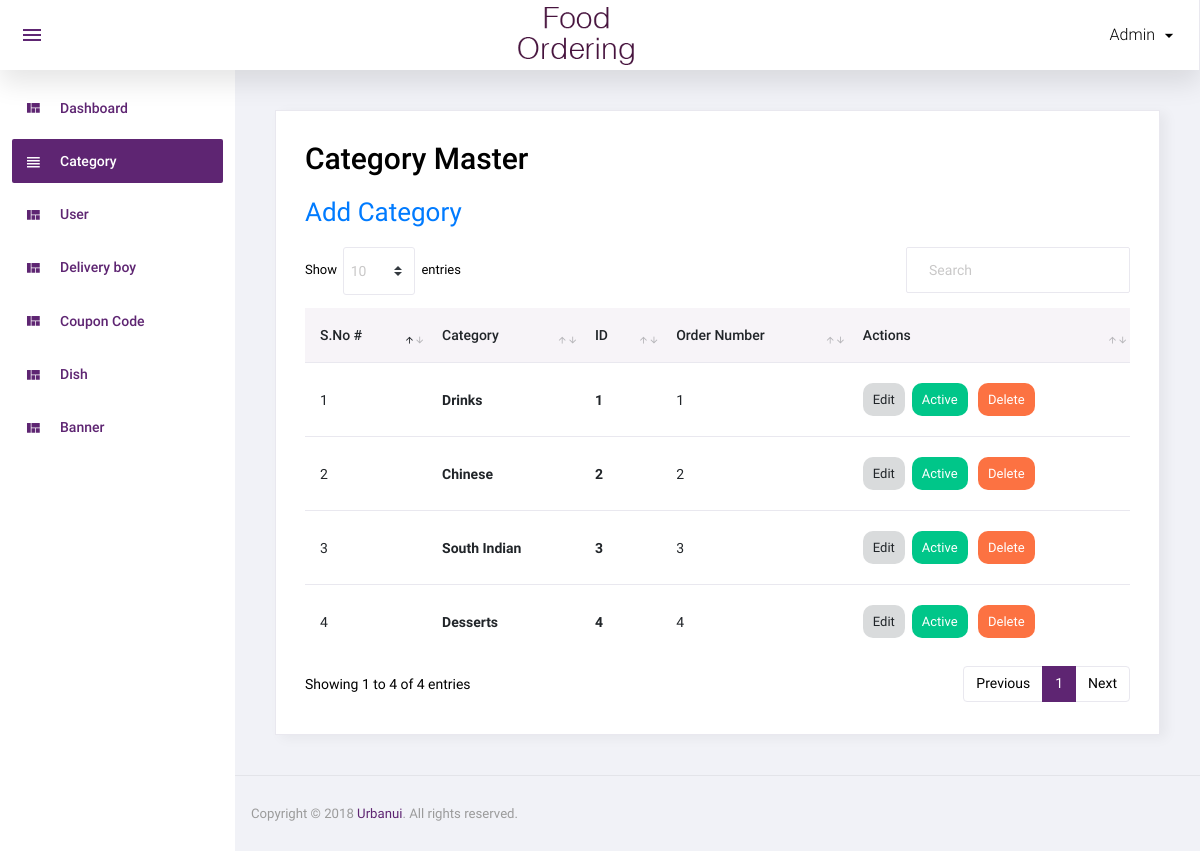
The app's page /admin/category.php (signed in) with its own data.
### tables this page shows
CREATE TABLE `category` (
  `id` int(11) NOT NULL,
  `category` varchar(50) NOT NULL,
  `order_number` int(11) NOT NULL,
  `status` int(11) NOT NULL,
  `added_on` datetime NOT NULL
);

### admin/category.php (the view, shortened to what this page needs)
 <?php
include ('top.php');
$sql="select * from category order by order_number";
$res=mysqli_query($con,$sql);
?>
<div class="card">
    <div class="card-body">
        <h1 class="grid_title">Category Master</h1>
        <a href="manage_category.php" class="add_link">Add Category</a>
        <div class="row grid_box">
            <div class="col-12">
                <div class="table-responsive">
                    <table id="order-listing" class="table">
                        <thead>
                            <tr>
                                <th width="">S.No #</th>
                                <th width="">Category</th>
                                <th width="">ID</th>
                                <th width="">Order Number</th>
                                <th width="">Actions</th>
                            </tr>
                        </thead>
                        <tbody>
                  <?php if(mysqli_num_rows($res)>0){
						$i=1;
						while($row=mysqli_fetch_assoc($res)){
						?>
                            <tr>
                                <td><?php echo $i?></td>
                                <td><b><?php echo $row['category']?></b></td>
                                <td><b><?php echo $row['id']?></b></td>
                                <td><?php echo $row['order_number']?></td>
                                <td>
                                    <a href="manage_category.php?id=<?php echo $row['id']?>"><label
                                            class="badge badge-secondary  hand_cursor ">Edit</label></a>&nbsp;
                                    <?php
								if($row['status']){
								?>
                                    <a href="?id=<?php echo $row['id']?>&type=deactive"><label
                                            class="badge badge-success hand_cursor ">Active</label></a>
                                    <?php
								}else{
								?>
                                    <a href="?id=<?php echo $row['id']?>&type=active"><label
                                            class="badge badge-info hand_cursor ">Deactive</label></a>
                                    <?php
								}
								?>
                                    <a href="?id=<?php echo $row['id']?>&type=delete"><label
                                            class="badge badge-danger delete_red hand_cursor ">Delete</label></a>
                                </td>
                            </tr>
                            <?php
						$i++;
						} } else { ?>
                            <tr>
                                <td colspan="5" style = "text-align:center" >No data found</td>
                            </tr>
                            <?php } ?>
                        </tbody>
                    </table>
                </div>
            </div>
        </div>
    </div>
</div>
<?php include('footer.php');?>

### admin/top.php (shortened to what this page needs)
<!DOCTYPE html>
<html lang="en">
<head>
    <link rel="stylesheet" href="assets/css/materialdesignicons.min.css">
    <link rel="stylesheet" href="assets/css/vendor.bundle.base.css">
    <link rel="stylesheet" href="assets/css/dataTables.bootstrap4.css">
    <link rel="stylesheet" href="assets/css/bootstrap-datepicker.min.css">
    <link rel="stylesheet" href="assets/css/style.css">
</head>
<body class="sidebar-light">
    <div class="container-scroller">
        <nav class="navbar col-lg-12 col-12 p-0 fixed-top d-flex flex-row">
            <div class="navbar-menu-wrapper d-flex align-items-stretch justify-content-between ">
                <ul class="navbar-nav mr-lg-2 d-none d-lg-flex">
                    <li class="nav-item nav-toggler-item">
                        <button class="navbar-toggler align-self-center" type="button" data-toggle="minimize">
                            <span class="mdi mdi-menu"></span>
                        </button>
                    </li>
                </ul>
                <div class="text-center navbar-brand-wrapper d-flex align-items-center justify-content-center">
                    <a class="navbar-brand brand-logo" href="index.php"><img src="assets/images/logo.png" alt="logo" /></a>
                </div>
                <ul class="navbar-nav navbar-nav-right">
                    <li class="nav-item nav-profile dropdown">
                        <a class="nav-link dropdown-toggle" href="#" data-toggle="dropdown" id="profileDropdown">
                            <span class="nav-profile-name"><?php echo  $_SESSION['ADMIN_USER'] ?></span>
                        </a>
                    </li>
                </ul>
            </div>
        </nav>
        <div class="container-fluid page-body-wrapper">
            <nav class="sidebar sidebar-offcanvas" id="sidebar">
                <ul class="nav">
                    <li class="nav-item">
                        <a class="nav-link" href="index.php">
                            <i class="mdi mdi-view-quilt menu-icon"></i>
                            <span class="menu-title">Dashboard</span>
                        </a>
                    </li>
                    <li class="nav-item">
                        <a class="nav-link" href="category.php">
                            <i class="mdi mdi-view-headline menu-icon"></i>
                            <span class="menu-title">Category</span>
                        </a>
                    </li>
                    <li class="nav-item">
                        <a class="nav-link" href="user.php">
                            <i class="mdi mdi-view-quilt menu-icon"></i>
                            <span class="menu-title">User</span>
                        </a>
                    </li>
                    <li class="nav-item">
                        <a class="nav-link" href="Delivery_boy.php">
                            <i class="mdi mdi-view-quilt menu-icon"></i>
                            <span class="menu-title">Delivery boy</span>
                        </a>
                    </li>
                    <li class="nav-item">
                        <a class="nav-link" href="coupon_code.php">
                            <i class="mdi mdi-view-quilt menu-icon"></i>
                            <span class="menu-title">Coupon Code</span>
                        </a>
                    </li>
                    <li class="nav-item">
                        <a class="nav-link" href="dish.php">
                            <i class="mdi mdi-view-quilt menu-icon"></i>
                            <span class="menu-title">Dish </span>
                        </a>
                    </li>
                    <li class="nav-item">
                        <a class="nav-link" href="banner.php">
                            <i class="mdi mdi-view-quilt menu-icon"></i>
                            <span class="menu-title">Banner</span>
                        </a>
                    </li>
                </ul>
            </nav>
            <div class="main-panel">
                <div class="content-wrapper">

### admin/footer.php (shortened to what this page needs)
</div>
        <footer class="footer">
          <div class="d-sm-flex justify-content-center justify-content-sm-between">
            <span class="text-muted text-center text-sm-left d-block d-sm-inline-block">Copyright © 2018 <a href="https://www.urbanui.com/" target="_blank">Urbanui</a>. All rights reserved.</span>
          </div>
        </footer>
      </div>
    </div>
  </div>
</body>
</html>

### admin/top.php (style rules this page uses)
.hand_cursor { cursor: pointer; padding: 10px; border-radius: 10px; }

### records on screen
category: category "Drinks", id "1", order_number "1"
category: category "Chinese", id "2", order_number "2"
category: category "South Indian", id "3", order_number "3"
category: category "Desserts", id "4", order_number "4"

### other values on screen
$_SESSION['ADMIN_USER'] "Admin"
